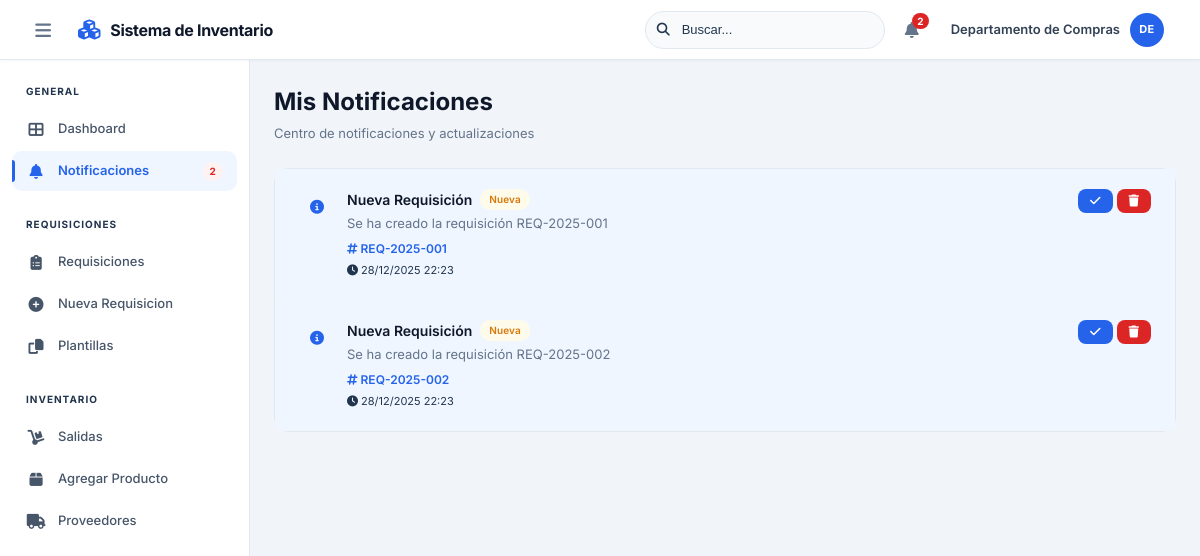
The app's page /notificaciones.php (signed in) with its own data.
### tables this page shows
CREATE TABLE notificaciones (
    id INT PRIMARY KEY AUTO_INCREMENT,
    usuario_id INT NOT NULL,
    tipo VARCHAR(50) NOT NULL,
    titulo VARCHAR(200) NOT NULL,
    mensaje TEXT NOT NULL,
    requisicion_id INT NULL,
    leida TINYINT(1) DEFAULT 0,
    created_at TIMESTAMP DEFAULT CURRENT_TIMESTAMP,
    FOREIGN KEY (usuario_id) REFERENCES usuarios(id) ON DELETE CASCADE,
    FOREIGN KEY (requisicion_id) REFERENCES requisiciones(id) ON DELETE CASCADE
);

CREATE TABLE requisiciones (
    id INT PRIMARY KEY AUTO_INCREMENT,
    folio VARCHAR(50) UNIQUE NOT NULL,
    sub_almacen_id INT NULL,  
    usuario_id INT NOT NULL,
    solicitante VARCHAR(200) NOT NULL,
    fecha_solicitud DATE NOT NULL,
    estado ENUM('pendiente', 'en_compras', 'en_gerencia', 'en_gerencia_general', 'aprobada', 'rechazada', 'completada') DEFAULT 'pendiente',
    observaciones TEXT,
    justificacion_rechazo TEXT NULL,
    monto_cotizado DECIMAL(10,2) NULL,
    fecha_cotizacion TIMESTAMP NULL,
    cotizado_por INT NULL,
    aprobado_por INT NULL,
    aprobado_por_general INT NULL,
    fecha_aprobacion TIMESTAMP NULL,
    fecha_aprobacion_general TIMESTAMP NULL,
    agregado_a_inventario TINYINT(1) DEFAULT 0,
    created_at TIMESTAMP DEFAULT CURRENT_TIMESTAMP,
    FOREIGN KEY (sub_almacen_id) REFERENCES sub_almacenes(id),  
    FOREIGN KEY (usuario_id) REFERENCES usuarios(id),
    FOREIGN KEY (cotizado_por) REFERENCES usuarios(id),
    FOREIGN KEY (aprobado_por) REFERENCES usuarios(id),
    FOREIGN KEY (aprobado_por_general) REFERENCES usuarios(id)
);

### notificaciones.php (called while the page is built, shortened)
<?php
$authController = new AuthController();
$authController->checkPermission();
$user = $authController->getCurrentUser();
$notificacionController = new NotificacionController();
$notificaciones = $notificacionController->listar($user['id']);
require 'views/notificaciones.view.php';
?>

### models/Notificacion.php (called while the page is built, shortened)
<?php
class Notificacion {
    private $conn;
    public function __construct() {
        $this->conn = getConnection();
    }
    public function obtenerPorUsuario($usuario_id, $solo_no_leidas = false) {
        $sql = "SELECT n.*, r.folio as requisicion_folio
                FROM notificaciones n
                LEFT JOIN requisiciones r ON n.requisicion_id = r.id
                WHERE n.usuario_id = ?";
        $sql .= " ORDER BY n.created_at DESC LIMIT 50";
        $stmt = $this->conn->prepare($sql);
        $stmt->bind_param("i", $usuario_id);
        $stmt->execute();
        $result = $stmt->get_result();
        $notificaciones = [];
        while($row = $result->fetch_assoc()) {
            $notificaciones[] = $row;
        }
        return $notificaciones;
    }
}

### config/database.php (called while the page is built, shortened)
<?php
function getConnection() {
    $conn = new mysqli(DB_HOST, DB_USER, DB_PASS, DB_NAME);
    $conn->set_charset("utf8");
    return $conn;
}

### controllers/NotificacionController.php (called while the page is built, shortened)
<?php
class NotificacionController {
    private $notificacionModel;
    public function __construct() {
        $this->notificacionModel = new Notificacion();
    }
    public function listar($usuario_id, $solo_no_leidas = false) {
        return $this->notificacionModel->obtenerPorUsuario($usuario_id, $solo_no_leidas);
    }
}
?>

### controllers/AuthController.php (called while the page is built, shortened)
<?php
class AuthController {
    private $usuarioModel;
    public function __construct() {
        $this->usuarioModel = new Usuario();
    }
    public function isLoggedIn() {
        return isset($_SESSION['user_id']);
    }
    public function getCurrentUser() {
        return $this->usuarioModel->obtenerPorId($_SESSION['user_id']);
    }
}
?>

### models/Usuario.php (called while the page is built, shortened)
<?php
class Usuario {
    private $conn;
    public function __construct() {
        $this->conn = getConnection();
    }
    public function obtenerPorId($id) {
        $id = intval($id);
        $sql = "SELECT u.*, s.nombre as sub_almacen_nombre
                FROM usuarios u
                LEFT JOIN sub_almacenes s ON u.sub_almacen_id = s.id
                WHERE u.id = $id";
        $result = $this->conn->query($sql);
        return $result->fetch_assoc();
    }
}
?>

### views/notificaciones.view.php (the view, shortened to what this page needs)
<?php require 'includes/header.php'; ?>
<main class="main-content">
    <div style="margin-bottom: 1.5rem;">
        <h1 style="margin: 0 0 4px 0; font-size: 1.5rem; font-weight: 700; color: var(--gray-900);">Mis Notificaciones</h1>
        <p style="margin: 0; color: var(--text-muted); font-size: 0.8125rem;">Centro de notificaciones y actualizaciones</p>
    </div>
    <div class="card">
        <?php if (count($notificaciones) > 0): ?>
            <div style="display: flex; flex-direction: column;">
                <?php foreach ($notificaciones as $notif): ?>
                    <div style="display: flex; justify-content: space-between; align-items: start; padding: 1.25rem 1.5rem; border-bottom: 1px solid var(--gray-100); background: <?php echo $notif['leida'] ? 'transparent' : 'var(--primary-light)'; ?>; transition: background 0.15s;" onmouseover="this.style.background='var(--gray-50)'" onmouseout="this.style.background='<?php echo $notif['leida'] ? 'transparent' : 'var(--primary-light)'; ?>'">
                        <div style="flex: 1; display: flex; gap: 12px;">
                            <div style="width: 36px; height: 36px; border-radius: 8px; display: flex; align-items: center; justify-content: center; flex-shrink: 0; background: <?php
                                if ($notif['tipo'] === 'aprobacion') echo 'var(--success-light)';
                                elseif ($notif['tipo'] === 'rechazo') echo 'var(--danger-light)';
                                else echo 'var(--primary-light)';
                            ?>;">
                                <i class="fas fa-<?php echo $notif['tipo'] === 'aprobacion' ? 'check-circle' : ($notif['tipo'] === 'rechazo' ? 'times-circle' : 'info-circle'); ?>" style="color: <?php
                                    if ($notif['tipo'] === 'aprobacion') echo 'var(--success)';
                                    elseif ($notif['tipo'] === 'rechazo') echo 'var(--danger)';
                                    else echo 'var(--primary)';
                                ?>; font-size: 0.875rem;"></i>
                            </div>
                            <div>
                                <h3 style="margin: 0 0 4px 0; color: var(--gray-900); font-size: 0.875rem; font-weight: 600; display: flex; align-items: center; gap: 8px;">
                                    <?php echo htmlspecialchars($notif['titulo']); ?>
                                    <?php if (!$notif['leida']): ?>
                                        <span class="badge badge-warning" style="font-size: 0.625rem;">Nueva</span>
                                    <?php endif; ?>
                                </h3>
                                <p style="margin: 0 0 4px 0; color: var(--text-muted); font-size: 0.8125rem; line-height: 1.5;"><?php echo htmlspecialchars($notif['mensaje']); ?></p>
                                <?php if ($notif['requisicion_folio']): ?>
                                    <span style="color: var(--primary); font-size: 0.75rem; font-weight: 600;"><i class="fas fa-hashtag"></i> <?php echo htmlspecialchars($notif['requisicion_folio']); ?></span>
                                <?php endif; ?>
                                <p style="margin: 4px 0 0 0; font-size: 0.6875rem; color: var(--gray-400);"><i class="fas fa-clock"></i> <?php echo date('d/m/Y H:i', strtotime($notif['created_at'])); ?></p>
                            </div>
                        </div>
                        <div style="display: flex; gap: 4px; flex-shrink: 0;">
                            <?php if (!$notif['leida']): ?>
                                <a href="notificaciones.php?marcar_leida=<?php echo $notif['id']; ?>" class="btn btn-sm btn-primary"><i class="fas fa-check"></i></a>
                            <?php endif; ?>
                            <a href="eliminar-notificacion.php?id=<?php echo $notif['id']; ?>" onclick="return confirm('Eliminar esta notificacion?');" class="btn btn-sm btn-danger"><i class="fas fa-trash"></i></a>
                        </div>
                    </div>
                <?php endforeach; ?>
            </div>
        <?php endif; ?>
    </div>
</main>
<?php require 'includes/footer.php'; ?>

### styles.css (style rules this page uses)
* { margin: 0; padding: 0; box-sizing: border-box; }
:root { --primary: #2563eb; --primary-hover: #1d4ed8; --primary-light: #eff6ff; --primary-50: #eff6ff; --primary-100: #dbeafe; --primary-200: #bfdbfe; --primary-600: #2563eb; --primary-700: #1d4ed8; --success: #059669; --success-light: #ecfdf5; --success-dark: #047857; --warning: #d97706; --warning-light: #fffbeb; --danger: #dc2626; --danger-light: #fef2f2; --info: #0891b2; --info-light: #ecfeff; --white: #ffffff; --gray-50: #f8fafc; --gray-100: #f1f5f9; --gray-200: #e2e8f0; --gray-300: #cbd5e1; --gray-400:rgb(34, 53, 78); --gray-500: #64748b; --gray-600: #475569; --gray-700: #334155; --gray-800: #1e293b; --gray-900: #0f172a; --text-primary: #0f172a; --text-secondary: #475569; --text-muted: #64748b; --text-light: #94a3b8; --background: #f1f5f9; --card-bg: #ffffff; --border-color: #e2e8f0; --radius-sm: 8px; --radius-md: 10px; --radius-lg: 14px; --radius-xl: 20px; --radius-full: 9999px; --shadow-xs: 0 1px 2px rgba(0, 0, 0, 0.04); --shadow-sm: 0 1px 3px rgba(0, 0, 0, 0.06), 0 1px 2px rgba(0, 0, 0, 0.04); --shadow-md: 0 4px 6px -1px rgba(0, 0, 0, 0.07), 0 2px 4px -2px rgba(0, 0, 0, 0.04); --shadow-lg: 0 10px 25px -5px rgba(0, 0, 0, 0.08), 0 8px 10px -6px rgba(0, 0, 0, 0.03); --shadow-card: 0 1px 3px rgba(0,0,0,0.04), 0 1px 2px rgba(0,0,0,0.06); --shadow-card-hover: 0 10px 30px -5px rgba(37, 99, 235, 0.15), 0 4px 6px -4px rgba(0,0,0,0.05); --transition: all 0.2s ease; --transition-fast: all 0.15s ease; }
body { font-family: "Inter", -apple-system, BlinkMacSystemFont, "Segoe UI", Roboto, sans-serif; background: var(--background); color: var(--text-primary); line-height: 1.5; font-size: 14px; min-height: 100vh; -webkit-font-smoothing: antialiased; }
.main-content { flex: 1; padding: 1.5rem; overflow-y: auto; background: var(--background); }
.btn { display: inline-flex; align-items: center; gap: 0.375rem; padding: 0.5rem 1rem; border: none; border-radius: var(--radius-md); font-size: 0.8125rem; font-weight: 600; cursor: pointer; transition: var(--transition-fast); text-decoration: none; white-space: nowrap; line-height: 1.4; }
.btn-primary { background: var(--primary); color: var(--white); }
.btn-danger { background: var(--danger); color: var(--white); }
.btn-sm { padding: 0.375rem 0.75rem; font-size: 0.75rem; gap: 0.25rem; border-radius: var(--radius-sm); }
.badge { display: inline-flex; align-items: center; padding: 0.1875rem 0.5625rem; border-radius: var(--radius-full); font-size: 0.6875rem; font-weight: 600; letter-spacing: 0.01em; }
.badge-warning { background: var(--warning-light); color: var(--warning); }
.form-container, .card { background: var(--white); border: 1px solid var(--border-color); border-radius: var(--radius-lg); margin-bottom: 1.25rem; }

### records on screen
notificaciones: titulo "Nueva Requisición", leida "Nueva", mensaje "Se ha creado la requisición REQ-2025-001", requisicion.folio "REQ-2025-001", created_at "28/12/2025 22:23"
notificaciones: titulo "Nueva Requisición", leida "Nueva", mensaje "Se ha creado la requisición REQ-2025-002", requisicion.folio "REQ-2025-002", created_at "28/12/2025 22:23"

### other values on screen
$no_leidas "2"
$_SESSION['user_nombre'] "Departamento de Compras"
substr($_SESSION['user_nombre'] ?? 'U', 0, 2) "DE"
